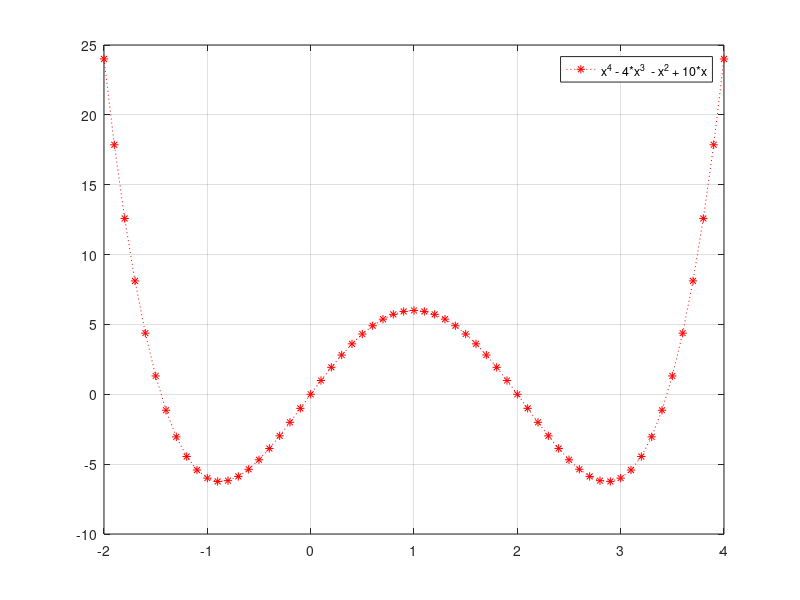

The MATLAB script that drew this image:
% Jason Vong
% ME 203, Section 1001, 1101
% 10/13/2021
% Exam 1 Problem 2

clear all; clc; format compact; 

x = [-2:.1:4];
y = x.^4 - 4*x.^3  - x.^2 + 10*x ;
plot(x,y,'r*:');
grid on;
legend('x^4 - 4*x^3  - x^2 + 10*x');

% Roots
r=roots([1,-4,-1,10])

% mins and max
m= [-1.4495 2.0000 3.4495];
y2= 4*m.^3 -12*m.^2 - 2*m + 10;
M1=y2(1);
M2=y2(2);
M3=y2(3);
M=[M1,M2,M3]
M_t=[M1,M2,M3]'

